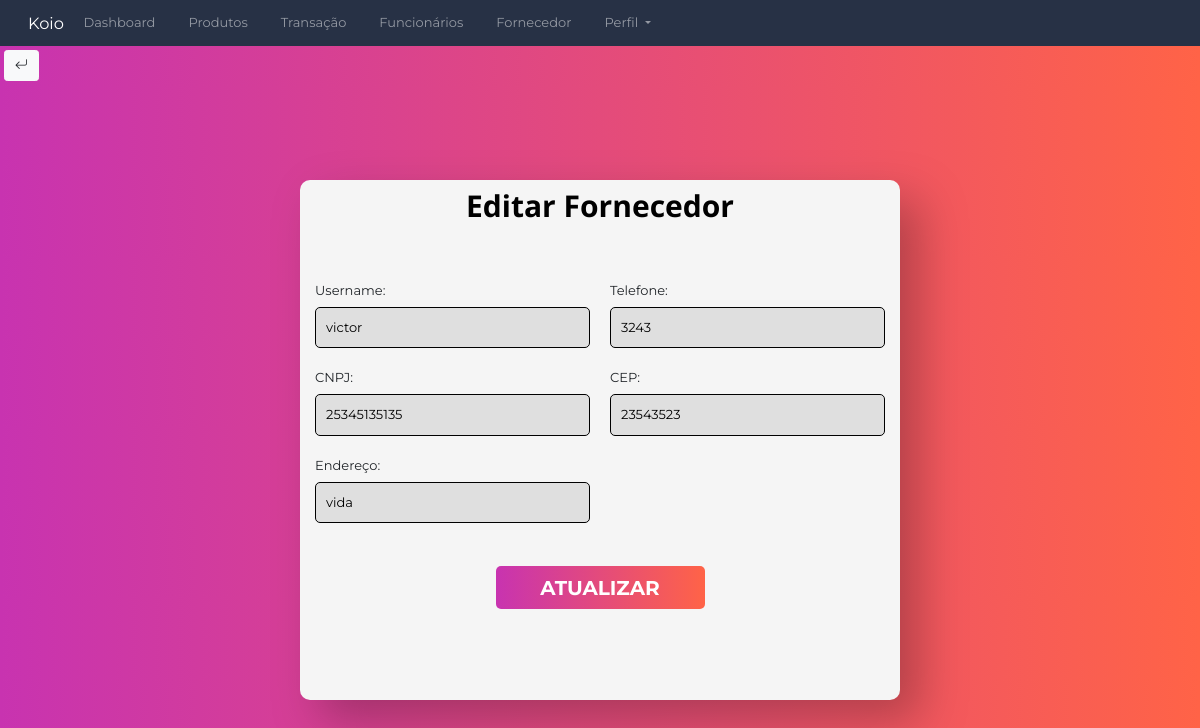
Before: /fornecedor/editarFornecedor/1 (signed in) with the older database file.
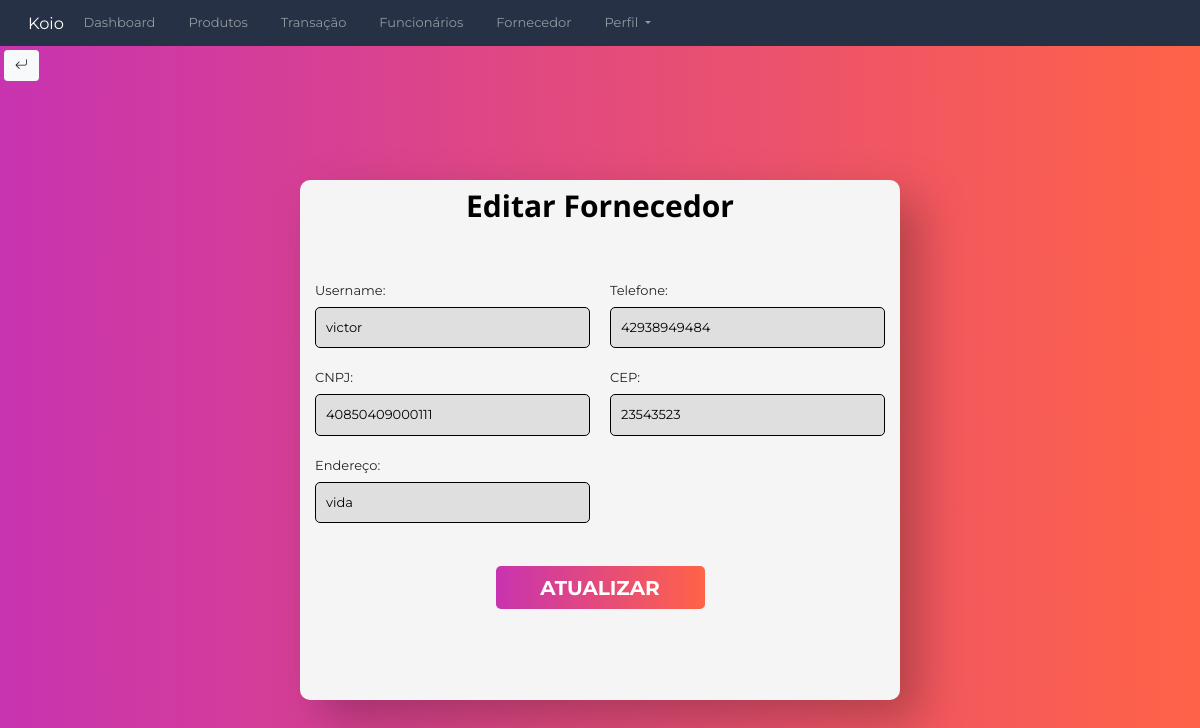
After: the same page with the newer database file.
### Fornecedores/models.py (models this page shows, shortened)
class Fornecedor(models.Model):
    idFornecedor = models.AutoField(primary_key=True)
    nomeFornecedor = models.CharField(max_length=30, validators = [valida_texto], unique=True)
    endereco = models.CharField(max_length=30)
    telefone = models.CharField(max_length=20)
    cep = models.CharField(max_length=8)
    cnpj = models.CharField(max_length=14)

### Fornecedores/views.py (the view)
# urls.py: path('editarFornecedor/<int:id>',editarFornecedor_view, name="editarFornecedor_view"),
def editarFornecedor_view(request, id):
    if(verifica_login(request)):
        fornecedor = fornecedor_existe(id)
        return render(request, "updateFornecedor.html", {"fornecedor": fornecedor})
    else:
        redirect(login_view)

### Fornecedores/views.py (called while the page is built)
def fornecedor_existe(id):
    try:
        fornecedor = Fornecedor.objects.get(idFornecedor= id)
        return fornecedor
    except Fornecedor.DoesNotExist:
        return None

### login/views.py (called while the page is built)
def verifica_login(request):
        return 'user_id' in request.session

### Fornecedores/templates/updateFornecedor.html (shortened to what this page needs)
{% extends 'navbar.html' %}
{% load static %}
{% block extra_css %}
<link rel="stylesheet" type="text/css" href="{% static 'css/fornecedor.css' %}">
{% endblock %}
{% block content%}
<link rel="stylesheet" href="{% static 'css/forms.css' %}">
<button onclick="history.back(); return false;" class="btn btn-light" style="margin: 4px">
    <i class="bi bi-arrow-return-left"></i>
</button>
<div class="retangulo_Editar">
    <div class="title_Editar">Editar Fornecedor</div>
        <form action="{% url 'updateFornecedor_view' fornecedor.idFornecedor %}" class="editar-form" method="POST">
            <div class="form-group">
                <div class="form-control_campos">
                    <label for="username">Username:</label>
                    <input type="text" id="nomeFornecedor" name="nomeFornecedor" value="{{fornecedor.nomeFornecedor}}">
                </div>
                <div class="form-control_campos">
                    <label for="telefone">Telefone:</label>
                    <input type="text" id="telefone" name="telefone" value="{{fornecedor.telefone}}">
                </div>
                <div class="form-control_campos">
                    <label for="CNPJ">CNPJ:</label>
                    <input type="text" id="cnpj" name="cnpj" value="{{fornecedor.cnpj}}">
                </div>
                <div class="form-control_campos">
                    <label for="cep">CEP:</label>
                    <input type="text" id="cep" name="cep" value="{{fornecedor.cep}}">
                </div>
                <div class="form-control_campos">
                    <label for="endereco">Endereço:</label>
                    <input type="text" id="endereco" name="endereco" value="{{fornecedor.endereco}}">
                </div>
            </div>
            <button type="submit" class="btn-submit">Atualizar</button>
        </form>
    </div>
{% endblock %}

Changed rows visible on the page:
changed Fornecedor "victor": telefone "3243" → "42938949484"; cnpj "25345135135" → "40850409000111"
